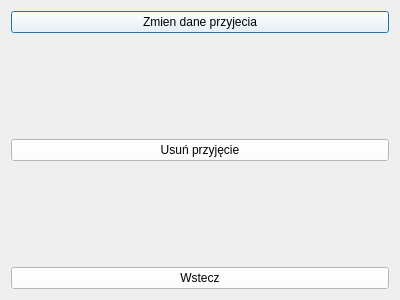
<?xml version="1.0" encoding="UTF-8"?>
<ui version="4.0">
 <class>DetalePrzyjeciaAdmin</class>
 <widget class="QDialog" name="DetalePrzyjeciaAdmin">
  <property name="geometry">
   <rect>
    <x>0</x>
    <y>0</y>
    <width>400</width>
    <height>300</height>
   </rect>
  </property>
  <property name="windowTitle">
   <string>Dialog</string>
  </property>
  <layout class="QVBoxLayout" name="verticalLayout">
   <item>
    <widget class="QPushButton" name="Zmien">
     <property name="styleSheet">
      <string notr="true">background-color:white;</string>
     </property>
     <property name="text">
      <string>Zmien dane przyjecia</string>
     </property>
    </widget>
   </item>
   <item>
    <spacer name="verticalSpacer_2">
     <property name="orientation">
      <enum>Qt::Vertical</enum>
     </property>
     <property name="sizeHint" stdset="0">
      <size>
       <width>20</width>
       <height>40</height>
      </size>
     </property>
    </spacer>
   </item>
   <item>
    <widget class="QPushButton" name="Usun">
     <property name="styleSheet">
      <string notr="true">background-color:white;</string>
     </property>
     <property name="text">
      <string>Usuń przyjęcie</string>
     </property>
    </widget>
   </item>
   <item>
    <spacer name="verticalSpacer">
     <property name="orientation">
      <enum>Qt::Vertical</enum>
     </property>
     <property name="sizeHint" stdset="0">
      <size>
       <width>20</width>
       <height>40</height>
      </size>
     </property>
    </spacer>
   </item>
   <item>
    <widget class="QPushButton" name="Wstecz">
     <property name="styleSheet">
      <string notr="true">background-color:white;</string>
     </property>
     <property name="text">
      <string>Wstecz</string>
     </property>
    </widget>
   </item>
  </layout>
 </widget>
 <resources/>
 <connections/>
</ui>
